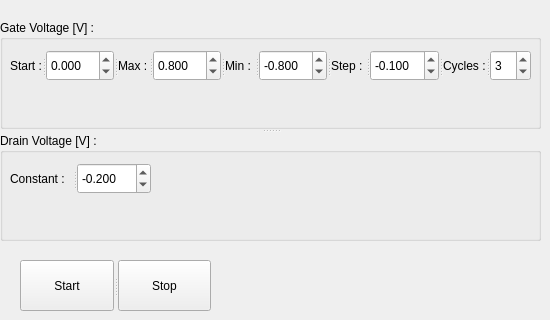
    <widget class="QWidget" name="tab_2">
     <attribute name="title">
      <string>Transfer</string>
     </attribute>
     <widget class="QSplitter" name="splitter_14">
      <property name="geometry">
       <rect>
        <x>20</x>
        <y>260</y>
        <width>191</width>
        <height>51</height>
       </rect>
      </property>
      <property name="orientation">
       <enum>Qt::Horizontal</enum>
      </property>
      <widget class="QPushButton" name="Start_transfer">
       <property name="text">
        <string>Start</string>
       </property>
      </widget>
      <widget class="QPushButton" name="Stop_transfer">
       <property name="text">
        <string>Stop</string>
       </property>
      </widget>
     </widget>
     <widget class="QSplitter" name="splitter_17">
      <property name="geometry">
       <rect>
        <x>0</x>
        <y>20</y>
        <width>541</width>
        <height>221</height>
       </rect>
      </property>
      <property name="orientation">
       <enum>Qt::Vertical</enum>
      </property>
      <widget class="QGroupBox" name="groupBox_4">
       <property name="title">
        <string>Gate Voltage [V] :</string>
       </property>
       <widget class="QSplitter" name="splitter_19">
        <property name="geometry">
         <rect>
          <x>10</x>
          <y>30</y>
          <width>521</width>
          <height>31</height>
         </rect>
        </property>
        <property name="orientation">
         <enum>Qt::Horizontal</enum>
        </property>
        <widget class="QLabel" name="label_7">
         <property name="text">
          <string>Start :</string>
         </property>
        </widget>
        <widget class="QDoubleSpinBox" name="Spinbox_Transfer_Vgstart">
         <property name="decimals">
          <number>3</number>
         </property>
         <property name="minimum">
          <double>-99.998999999999995</double>
         </property>
         <property name="maximum">
          <double>99.998999999999995</double>
         </property>
         <property name="singleStep">
          <double>0.100000000000000</double>
         </property>
        </widget>
        <widget class="QLabel" name="label_8">
         <property name="text">
          <string>Max :</string>
         </property>
        </widget>
        <widget class="QDoubleSpinBox" name="Spinbox_Transfer_Vgmax">
         <property name="decimals">
          <number>3</number>
         </property>
         <property name="minimum">
          <double>-99.998999999999995</double>
         </property>
         <property name="maximum">
          <double>99.998999999999995</double>
         </property>
         <property name="singleStep">
          <double>0.100000000000000</double>
         </property>
         <property name="value">
          <double>0.800000000000000</double>
         </property>
        </widget>
        <widget class="QLabel" name="label_10">
         <property name="text">
          <string>Min : </string>
         </property>
        </widget>
        <widget class="QDoubleSpinBox" name="Spinbox_Transfer_Vgmin">
         <property name="decimals">
          <number>3</number>
         </property>
         <property name="minimum">
          <double>-99.998999999999995</double>
         </property>
         <property name="maximum">
          <double>99.998999999999995</double>
         </property>
         <property name="singleStep">
          <double>0.100000000000000</double>
         </property>
         <property name="value">
          <double>-0.800000000000000</double>
         </property>
        </widget>
        <widget class="QLabel" name="label_9">
         <property name="text">
          <string>Step : </string>
         </property>
        </widget>
        <widget class="QDoubleSpinBox" name="Spinbox_Transfer_Vgstep">
         <property name="decimals">
          <number>3</number>
         </property>
         <property name="minimum">
          <double>-99.998999999999995</double>
         </property>
         <property name="singleStep">
          <double>0.100000000000000</double>
         </property>
         <property name="value">
          <double>-0.100000000000000</double>
         </property>
        </widget>
        <widget class="QLabel" name="label_11">
         <property name="text">
          <string>Cycles :</string>
         </property>
        </widget>
        <widget class="QSpinBox" name="Spinbox_Transfer_cycles">
         <property name="value">
          <number>3</number>
         </property>
        </widget>
       </widget>
      </widget>
      <widget class="QGroupBox" name="groupBox_5">
       <property name="title">
        <string>Drain Voltage [V] :</string>
       </property>
       <widget class="QSplitter" name="splitter_20">
        <property name="geometry">
         <rect>
          <x>10</x>
          <y>30</y>
          <width>141</width>
          <height>31</height>
         </rect>
        </property>
        <property name="orientation">
         <enum>Qt::Horizontal</enum>
        </property>
        <widget class="QLabel" name="label_12">
         <property name="text">
          <string>Constant : </string>
         </property>
        </widget>
        <widget class="QDoubleSpinBox" name="Spinbox_Transfer_Vd">
         <property name="decimals">
          <number>3</number>
         </property>
         <property name="minimum">
          <double>-99.998999999999995</double>
         </property>
         <property name="maximum">
          <double>99.998999999999995</double>
         </property>
         <property name="singleStep">
          <double>0.100000000000000</double>
         </property>
         <property name="value">
          <double>-0.200000000000000</double>
         </property>
        </widget>
       </widget>
      </widget>
     </widget>
    </widget>
